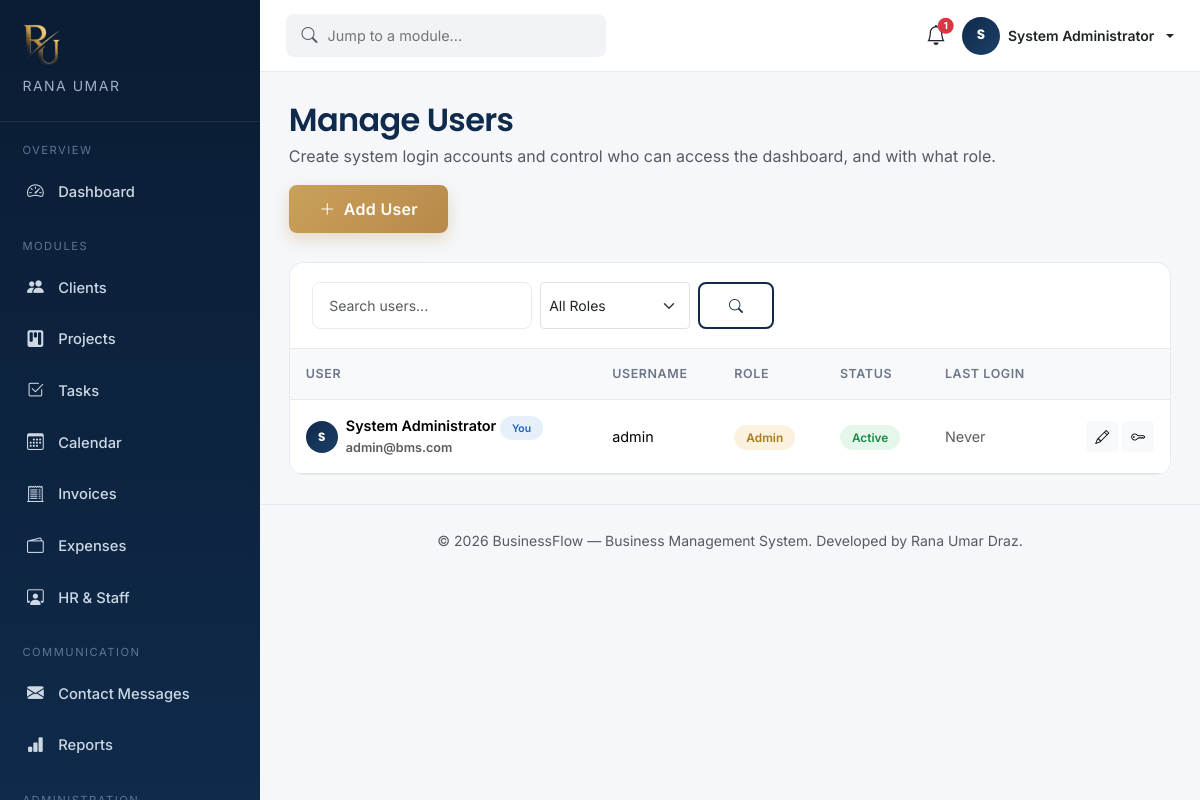
The app's page /dashboard/users.php (signed in) with its own data.
### tables this page shows
CREATE TABLE IF NOT EXISTS users (
    id INT AUTO_INCREMENT PRIMARY KEY,
    full_name VARCHAR(120) NOT NULL,
    email VARCHAR(150) NOT NULL UNIQUE,
    username VARCHAR(60) NOT NULL UNIQUE,
    password_hash VARCHAR(255) NOT NULL,
    role ENUM('admin','manager','staff') NOT NULL DEFAULT 'staff',
    phone VARCHAR(30) DEFAULT NULL,
    avatar VARCHAR(255) DEFAULT NULL,
    status ENUM('active','inactive','suspended') NOT NULL DEFAULT 'active',
    last_login DATETIME DEFAULT NULL,
    created_at DATETIME NOT NULL DEFAULT CURRENT_TIMESTAMP,
    updated_at DATETIME NOT NULL DEFAULT CURRENT_TIMESTAMP ON UPDATE CURRENT_TIMESTAMP
);

### config/config.php (called while the page is built, shortened)
<?php
spl_autoload_register(function ($class) {
    $path = __DIR__ . '/../classes/' . $class . '.php';
});

### classes/Database.php (called while the page is built, shortened)
<?php
class Database
{
    private static ?Database $instance = null;
    private PDO $connection;
    private function __construct()
    {
        $dsn = 'mysql:host=' . DB_HOST . ';port=' . DB_PORT . ';dbname=' . DB_NAME . ';charset=' . DB_CHARSET;
        $options = [
            PDO::ATTR_ERRMODE            => PDO::ERRMODE_EXCEPTION,
            PDO::ATTR_DEFAULT_FETCH_MODE => PDO::FETCH_ASSOC,
            PDO::ATTR_EMULATE_PREPARES   => false,
        ];
        try {
            $this->connection = new PDO($dsn, DB_USER, DB_PASS, $options);
        } catch (PDOException $e) {
            if (ini_get('display_errors')) {
                die(
                    '<div style="font-family:sans-serif;max-width:640px;margin:60px auto;'
                    . 'padding:24px;border:1px solid #f1b0b7;background:#fff5f5;border-radius:8px;">'
                    . '<h2 style="color:#c0392b;margin-top:0;">Database connection failed</h2>'
                    . '<p><strong>PDO error:</strong> ' . htmlspecialchars($e->getMessage()) . '</p>'
                    . '<p>Check <code>config/config.php</code> — most commonly this means '
                    . '<code>DB_HOST</code>, <code>DB_PORT</code>, <code>DB_NAME</code>, <code>DB_USER</code> '
                    . 'or <code>DB_PASS</code> don\'t match your local MySQL/MariaDB setup, or the '
                    . 'database service isn\'t running.</p>'
                    . '</div>'
                );
            }
            die('Database connection failed. Please verify your database is running '
                . 'and the credentials in config/config.php are correct.');
        }
    }
    public static function getInstance(): Database
    {
        if (self::$instance === null) {
            self::$instance = new self();
        }
        return self::$instance;
    }
    public function select(string $sql, array $params = []): array
    {
        $stmt = $this->connection->prepare($sql);
        $stmt->execute($params);
        return $stmt->fetchAll();
    }
}

### classes/Validator.php (called while the page is built, shortened)
<?php
class Validator
{
    public static function clean(?string $value): string
    {
        return htmlspecialchars(trim($value ?? ''), ENT_QUOTES, 'UTF-8');
    }
}

### classes/User.php (called while the page is built, shortened)
<?php
class User
{
    private Database $db;
    public function __construct()
    {
        $this->db = Database::getInstance();
    }
    public function all(string $search = '', string $role = ''): array
    {
        $sql = 'SELECT * FROM users WHERE 1=1';
        $params = [];
        $sql .= ' ORDER BY created_at DESC';
        return $this->db->select($sql, $params);
    }
}

### dashboard/users.php (the view, shortened to what this page needs)
<?php
require_once __DIR__ . '/../config/config.php';
$userModel = new User();
$search = Validator::clean($_GET['q'] ?? '');
$roleFilter = Validator::clean($_GET['role'] ?? '');
$users = $userModel->all($search, $roleFilter);
require_once __DIR__ . '/../includes/dash_header.php';
?>
<div class="page-header">
  <div>
    <h2>Manage Users</h2>
    <p class="text-muted mb-0">Create system login accounts and control who can access the dashboard, and with what role.</p>
  </div>
  <button class="btn btn-gold" data-bs-toggle="modal" data-bs-target="#userModal" onclick="resetUserForm()">
    <i class="bi bi-plus-lg me-1"></i> Add User
  </button>
</div>
<div class="data-card">
  <div class="data-card-head">
    <form class="d-flex gap-2 flex-wrap" method="GET">
      <input type="text" name="q" class="form-control form-control-bms form-control-sm" style="width:220px;" placeholder="Search users..." value="<?= htmlspecialchars($search) ?>">
      <select name="role" class="form-select form-select-sm" style="width:150px;" onchange="this.form.submit()">
        <option value="">All Roles</option>
      </select>
      <button class="btn btn-sm btn-outline-navy"><i class="bi bi-search"></i></button>
    </form>
  </div>
  <div class="table-responsive">
    <table class="table table-bms">
      <thead><tr><th>User</th><th>Username</th><th>Role</th><th>Status</th><th>Last Login</th><th></th></tr></thead>
      <tbody>
      <?php foreach ($users as $u): ?>
        <tr>
          <td class="fw-semibold">
            <div class="d-flex align-items-center gap-2">
              <div class="avatar-sm" style="width:32px;height:32px;font-size:0.75rem;"><?= strtoupper(substr($u['full_name'],0,1)) ?></div>
              <div><?= htmlspecialchars($u['full_name']) ?><?php if ($u['id']==$_SESSION['user_id']): ?> <span class="badge-soft badge-soft-blue" style="font-size:0.65rem;">You</span><?php endif; ?><div class="text-muted small"><?= htmlspecialchars($u['email']) ?></div></div>
            </div>
          </td>
          <td><?= htmlspecialchars($u['username']) ?></td>
          <td class="text-capitalize"><span class="badge-soft badge-soft-<?= $u['role']==='admin'?'gold':($u['role']==='manager'?'blue':'gray') ?>"><?= $u['role'] ?></span></td>
          <td><?php $p = $u; include __DIR__ . '/../includes/badge_status.php'; ?></td>
          <td class="text-muted small"><?= $u['last_login'] ? date('M j, Y g:ia', strtotime($u['last_login'])) : 'Never' ?></td>
          <td class="text-end">
            <button class="btn btn-sm btn-light" title="Edit" onclick='openEditUser(<?= json_encode($u, JSON_HEX_APOS | JSON_HEX_QUOT) ?>)'><i class="bi bi-pencil"></i></button>
            <button class="btn btn-sm btn-light" title="Reset Password" onclick='openResetPassword(<?= (int)$u['id'] ?>, <?= json_encode($u['full_name'], JSON_HEX_APOS|JSON_HEX_QUOT) ?>)'><i class="bi bi-key"></i></button>
          </td>
        </tr>
      <?php endforeach; ?>
      </tbody>
    </table>
  </div>
</div>
<?php require_once __DIR__ . '/../includes/dash_footer.php'; ?>

### includes/badge_status.php
<?php
$status = $p['status'] ?? 'unknown';
$map = [
    'lead'        => ['gray', 'Lead'],
    'active'      => ['green', 'Active'],
    'inactive'    => ['gray', 'Inactive'],
    'planned'     => ['blue', 'Planned'],
    'in_progress' => ['gold', 'In Progress'],
    'on_hold'     => ['red', 'On Hold'],
    'completed'   => ['green', 'Completed'],
    'cancelled'   => ['red', 'Cancelled'],
    'draft'       => ['gray', 'Draft'],
    'sent'        => ['blue', 'Sent'],
    'paid'        => ['green', 'Paid'],
    'overdue'     => ['red', 'Overdue'],
    'on_leave'    => ['gold', 'On Leave'],
    'terminated'  => ['red', 'Terminated'],
    'todo'        => ['gray', 'To Do'],
    'review'      => ['blue', 'In Review'],
    'done'        => ['green', 'Done'],
    'pending'     => ['gold', 'Pending'],
    'approved'    => ['green', 'Approved'],
    'rejected'    => ['red', 'Rejected'],
    'suspended'   => ['red', 'Suspended'],
];
[$color, $label] = $map[$status] ?? ['gray', ucfirst($status)];
?>
<span class="badge-soft badge-soft-<?= $color ?>"><?= $label ?></span>

### assets/css/style.css (style rules this page uses)
:root { --navy: #0f2a4a; --navy-dark: #0a1c33; --navy-light: #1c3f68; --gold: #c9a15a; --gold-light: #f4d58d; --gray-50: #f8f9fb; --gray-100: #f1f3f6; --gray-200: #e7eaef; --gray-500: #6c7889; --gray-700: #3b4452; --text-dark: #1a2433; --radius: 14px; --shadow-sm: 0 2px 10px rgba(15, 42, 74, 0.06); --shadow-md: 0 10px 30px rgba(15, 42, 74, 0.10); --shadow-lg: 0 20px 45px rgba(15, 42, 74, 0.16); --transition: all 0.3s cubic-bezier(0.4, 0, 0.2, 1); }
* { box-sizing: border-box; }
body { font-family: 'Inter', -apple-system, BlinkMacSystemFont, 'Segoe UI', sans-serif; color: var(--text-dark); background: #ffffff; line-height: 1.65; -webkit-font-smoothing: antialiased; }
h1, h2, h3, h4, h5, .font-heading { font-family: 'Poppins', 'Inter', sans-serif; font-weight: 600; color: var(--navy); letter-spacing: -0.02em; }
.btn-gold { background: linear-gradient(135deg, var(--gold) 0%, #b8894a 100%); color: #ffffff; border: none; padding: 0.75rem 1.9rem; border-radius: 8px; font-weight: 600; letter-spacing: 0.3px; transition: var(--transition); box-shadow: 0 6px 16px rgba(201, 161, 90, 0.35); }
.btn-outline-navy { border: 2px solid var(--navy); color: var(--navy); padding: 0.7rem 1.8rem; border-radius: 8px; font-weight: 600; transition: var(--transition); background: transparent; }
.form-control-bms { border: 1.5px solid var(--gray-200); border-radius: 8px; padding: 0.7rem 1rem; transition: var(--transition); }

### assets/css/dashboard.css (style rules this page uses)
:root { --sidebar-w: 260px; }
body.dash-body { background: #f5f7fa; font-family: 'Inter', sans-serif; color: var(--text-dark, #1a2433); }
.page-header { display: flex; justify-content: space-between; align-items: flex-start; flex-wrap: wrap; gap: 1rem; margin-bottom: 1.8rem; }
.page-header h2 { color: #0f2a4a; font-family:'Poppins',sans-serif; font-weight:600; margin-bottom:0.2rem; }
.data-card { background: #fff; border-radius: 14px; border: 1px solid #e7eaef; overflow: hidden; }
.data-card .data-card-head { padding: 1.2rem 1.4rem; border-bottom: 1px solid #e7eaef; display: flex; justify-content: space-between; align-items: center; flex-wrap: wrap; gap: 0.8rem; }
.table-bms { margin-bottom: 0; }
.table-bms thead th { background: #f8f9fb; color: #6c7889; font-size: 0.78rem; text-transform: uppercase; letter-spacing: 0.6px; font-weight: 600; border-bottom: 1px solid #e7eaef; padding: 0.9rem 1rem; white-space: nowrap; }
.table-bms tbody td { padding: 0.9rem 1rem; vertical-align: middle; font-size: 0.9rem; }
.table-bms tbody tr { transition: background 0.15s ease; }
.badge-soft { padding: 0.35rem 0.75rem; border-radius: 20px; font-size: 0.74rem; font-weight: 600; }
.badge-soft-green { background: #e5f7ea; color: #1a8a44; }
.badge-soft-blue { background: #e6f0fb; color: #1d5fb8; }
.badge-soft-gold { background: #fbf1de; color: #a97a1f; }
.avatar-sm { width: 38px; height: 38px; border-radius: 50%; background: linear-gradient(135deg,#0f2a4a,#1c3f68); color: #fff; display:flex; align-items:center; justify-content:center; font-weight:700; font-size:0.85rem; font-family:'Poppins',sans-serif; flex-shrink: 0; }

### records on screen
users: full_name "S", full_name "System Administrator", shows "You", email "admin@bms.com", username "admin", role "Admin", label "Active", shows "Never"

### other values on screen
$unreadNotifications "1"
substr($_SESSION['full_name'] ?? 'U', 0, 1) "S"
$_SESSION['full_name'] "System Administrator"
DEV_NAME "Rana Umar Draz"
